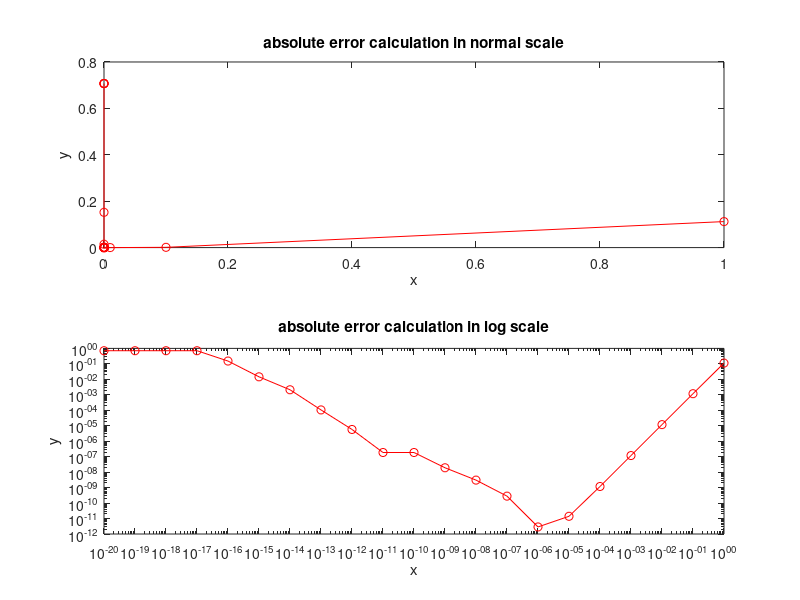
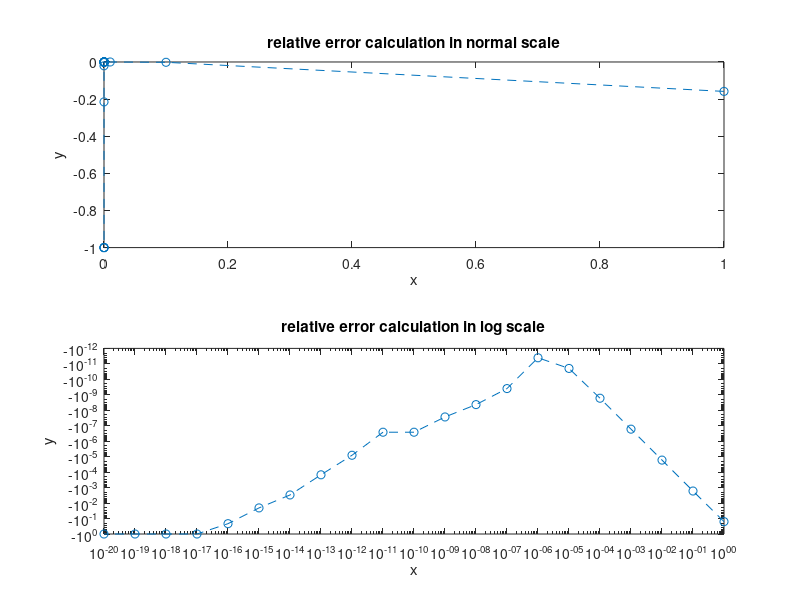

Here is the MATLAB script that generated these plots, in order:
% absolute error and relative error calculation
f=@(x)cos(x)
x0=pi/4;
f_exact=-sin(x0)

for i=1:21;
    h(i)=10^(1-i);
    f_approx=(f(x0+h(i))-f(x0-h(i)))./(2*h(i));
    abserr(i)=abs(f_approx-f_exact);
    relerr(i)=abs(f_approx-f_exact)/f_exact;   
end
figure(1)
subplot(211)
plot(h,abserr,'ro-');
xlabel('x')
ylabel('y')
title('absolute error calculation in normal scale')
subplot(212)
loglog(h,abserr,'ro-');
xlabel('x')
ylabel('y')
title('absolute error calculation in log scale')
figure(2)
subplot(211)
plot(h,relerr,'o--');
xlabel('x')
ylabel('y')
title('relative error calculation in normal scale')
subplot(212)
loglog(h,relerr,'o--');
xlabel('x')
ylabel('y')
title('relative error calculation in log scale')